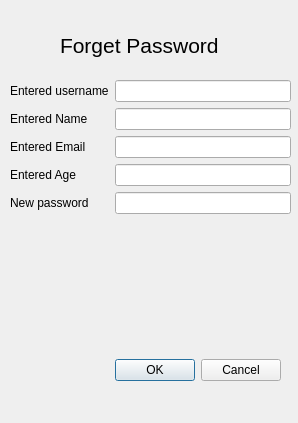
<?xml version="1.0" encoding="UTF-8"?>
<ui version="4.0">
 <class>forgetpass</class>
 <widget class="QDialog" name="forgetpass">
  <property name="geometry">
   <rect>
    <x>0</x>
    <y>0</y>
    <width>298</width>
    <height>423</height>
   </rect>
  </property>
  <property name="windowTitle">
   <string>Dialog</string>
  </property>
  <widget class="QDialogButtonBox" name="buttonBox">
   <property name="geometry">
    <rect>
     <x>60</x>
     <y>350</y>
     <width>221</width>
     <height>41</height>
    </rect>
   </property>
   <property name="orientation">
    <enum>Qt::Horizontal</enum>
   </property>
   <property name="standardButtons">
    <set>QDialogButtonBox::Cancel|QDialogButtonBox::Ok</set>
   </property>
  </widget>
  <widget class="QLabel" name="label">
   <property name="geometry">
    <rect>
     <x>60</x>
     <y>20</y>
     <width>201</width>
     <height>51</height>
    </rect>
   </property>
   <property name="font">
    <font>
     <pointsize>16</pointsize>
    </font>
   </property>
   <property name="text">
    <string>Forget Password</string>
   </property>
  </widget>
  <widget class="QWidget" name="formLayoutWidget">
   <property name="geometry">
    <rect>
     <x>10</x>
     <y>80</y>
     <width>281</width>
     <height>204</height>
    </rect>
   </property>
   <layout class="QFormLayout" name="formLayout">
    <item row="0" column="0">
     <widget class="QLabel" name="username">
      <property name="text">
       <string>Entered username</string>
      </property>
     </widget>
    </item>
    <item row="0" column="1">
     <widget class="QLineEdit" name="username_2"/>
    </item>
    <item row="1" column="1">
     <widget class="QLineEdit" name="name_2"/>
    </item>
    <item row="1" column="0">
     <widget class="QLabel" name="name">
      <property name="text">
       <string>Entered Name</string>
      </property>
     </widget>
    </item>
    <item row="2" column="0">
     <widget class="QLabel" name="email">
      <property name="text">
       <string>Entered Email</string>
      </property>
     </widget>
    </item>
    <item row="2" column="1">
     <widget class="QLineEdit" name="email_2"/>
    </item>
    <item row="3" column="1">
     <widget class="QLineEdit" name="age_2"/>
    </item>
    <item row="3" column="0">
     <widget class="QLabel" name="age">
      <property name="text">
       <string>Entered Age</string>
      </property>
     </widget>
    </item>
    <item row="4" column="0">
     <widget class="QLabel" name="password">
      <property name="text">
       <string>New password</string>
      </property>
     </widget>
    </item>
    <item row="4" column="1">
     <widget class="QLineEdit" name="password_2"/>
    </item>
   </layout>
  </widget>
 </widget>
 <resources/>
 <connections>
  <connection>
   <sender>buttonBox</sender>
   <signal>accepted()</signal>
   <receiver>forgetpass</receiver>
   <slot>accept()</slot>
   <hints>
    <hint type="sourcelabel">
     <x>248</x>
     <y>254</y>
    </hint>
    <hint type="destinationlabel">
     <x>157</x>
     <y>274</y>
    </hint>
   </hints>
  </connection>
  <connection>
   <sender>buttonBox</sender>
   <signal>rejected()</signal>
   <receiver>forgetpass</receiver>
   <slot>reject()</slot>
   <hints>
    <hint type="sourcelabel">
     <x>316</x>
     <y>260</y>
    </hint>
    <hint type="destinationlabel">
     <x>286</x>
     <y>274</y>
    </hint>
   </hints>
  </connection>
 </connections>
</ui>
